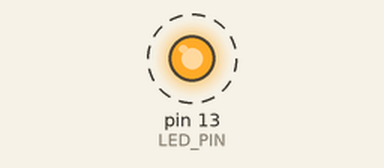
The sketch below on a simulated Arduino Uno, built with avr-gcc and run on an emulated ATmega328P. Shown: output pins drawn as LEDs (lit = HIGH). Dashed ring = blinking.

Above: at 0.5 s.
Timing chart, 0 to 4.6 s (numbered marks = the images above):
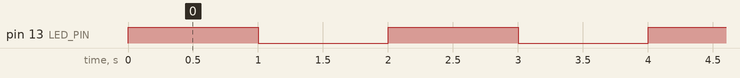

The sketch:

LED_Blink.ino
```cpp
/*
 * Project: LED Blinking using Arduino
 * Purpose: Blink an LED on and off at a fixed interval
 * Board: Arduino Uno
 * Author: <Your Name>
 * Date: <Date>
 */

// Define the pin connected to the LED
const int LED_PIN = 13;          // Built-in LED on Arduino Uno

// Define the blink interval in milliseconds
const int BLINK_DELAY = 1000;    // 1 second ON, 1 second OFF

void setup() {
  // Set the LED pin as an output
  pinMode(LED_PIN, OUTPUT);
}

void loop() {
  digitalWrite(LED_PIN, HIGH);   // Turn LED ON
  delay(BLINK_DELAY);            // Wait

  digitalWrite(LED_PIN, LOW);    // Turn LED OFF
  delay(BLINK_DELAY);            // Wait
}
```

Measured:
- by itself, pin 13 (LED_PIN): alternates HIGH for 1.0 s and LOW for 1.0 s
